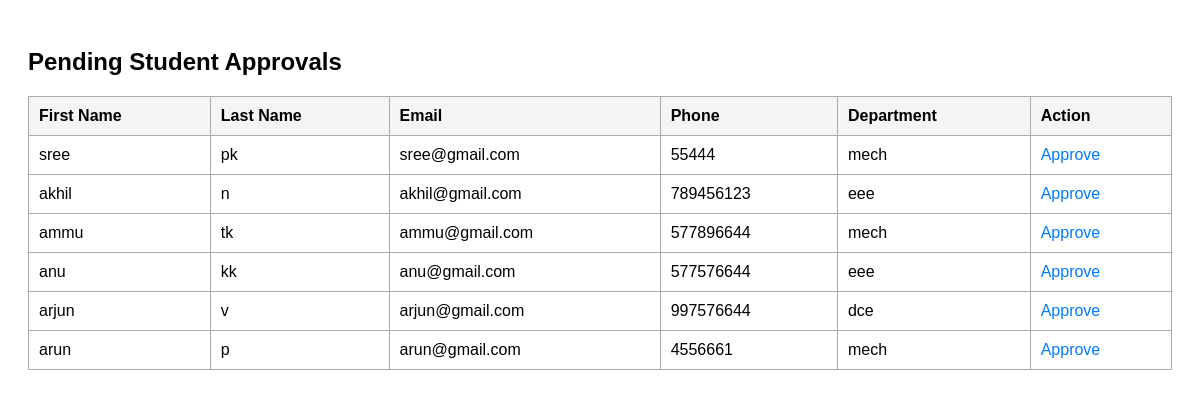
The app's page /viewstudents, older data.
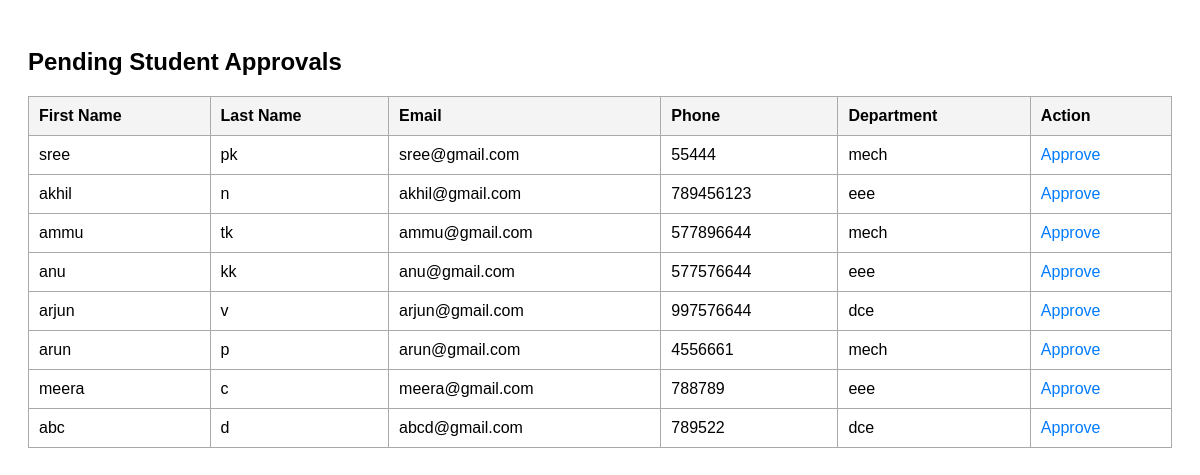
The same page, newer data.
### collegeapp/models.py (models this page shows)
class student(models.Model):
    dep_id=models.ForeignKey(Department,on_delete=models.CASCADE)
    stud_id=models.ForeignKey(User,on_delete=models.CASCADE)
    phone=models.BigIntegerField()
    place=models.CharField(max_length=100)

class User(AbstractUser):
    usertype=models.CharField(max_length=50)

class Department(models.Model):
    Dep_Name=models.CharField(max_length=100)

### collegeapp/views.py (the view)
# urls.py: path('viewstudents',views.viewstudents,name='viewstudents'),
def viewstudents(request):
    x=student.objects.all()
    return render(request,'viewstudents.html',{'data':x})

### collegeapp/templates/viewstudents.html (shortened to what this page needs)
<!DOCTYPE html>
<html lang="en">
<head>
</head>
<body>
    <h2>Pending Student Approvals</h2>
    <table>
        <thead>
            <tr>
                <th>First Name</th>
                <th>Last Name</th>
                <th>Email</th>
                <th>Phone</th>
                <th>Department</th>
                <th>Action</th>
            </tr>
        </thead>
        <tbody>
            {% for i in data %}
            <tr>
                <td>{{ i.stud_id.first_name }}</td>
                <td>{{ i.stud_id.last_name }}</td>
                <td>{{ i.stud_id.email }}</td>
                <td>{{ i.phone }}</td>
                <td>{{ i.dep_id.Dep_Name }}</td>
                <td><a href="/admin_approve_students/{{ i.id }}">Approve</a></td>
            </tr>
            {% empty %}
            <tr>
                <td colspan="6">No students pending approval.</td>
            </tr>
            {% endfor %}
        </tbody>
    </table>
</body>
</html>

### collegeapp/templates/viewstudents.html (style rules this page uses)
body { font-family: Arial, sans-serif; padding: 20px; }
table { width: 100%; border-collapse: collapse; margin-top: 20px; }
th, td { border: 1px solid #aaa; padding: 10px; text-align: left; }
th { background-color: #f4f4f4; }
a { color: #007bff; text-decoration: none; }

Row changes from the older to the newer data that the page shows:
added student: stud_id.first_name "meera", stud_id.last_name "c", stud_id.email "meera@gmail.com", phone "788789", dep_id.Dep_Name "eee"
added student: stud_id.first_name "abc", stud_id.last_name "d", stud_id.email "abcd@gmail.com", phone "789522", dep_id.Dep_Name "dce"
